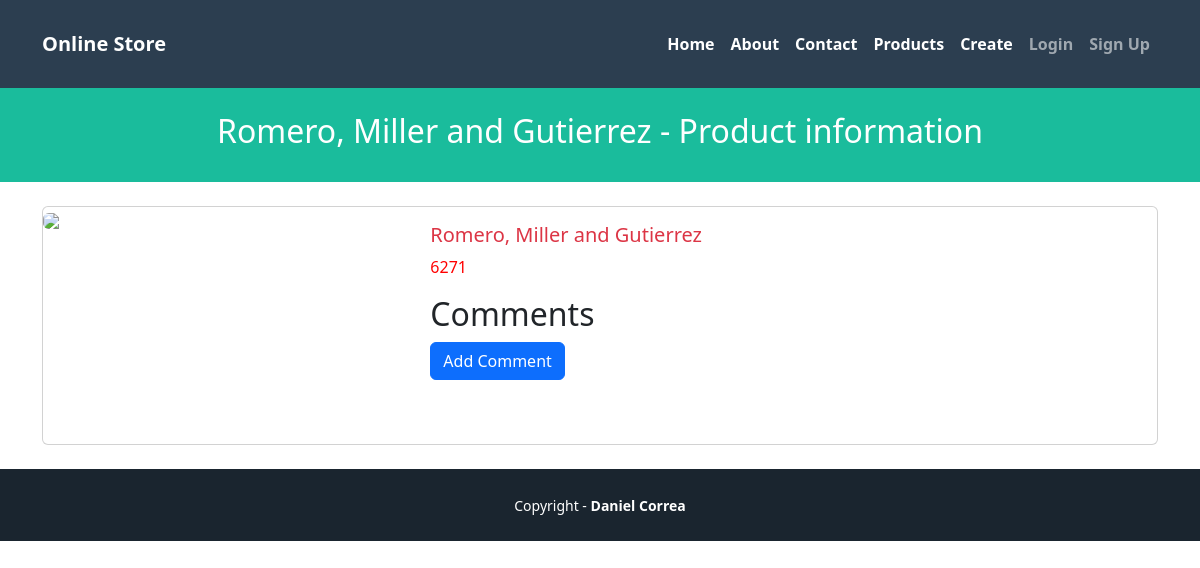
Page /products/3 on the earlier database version.
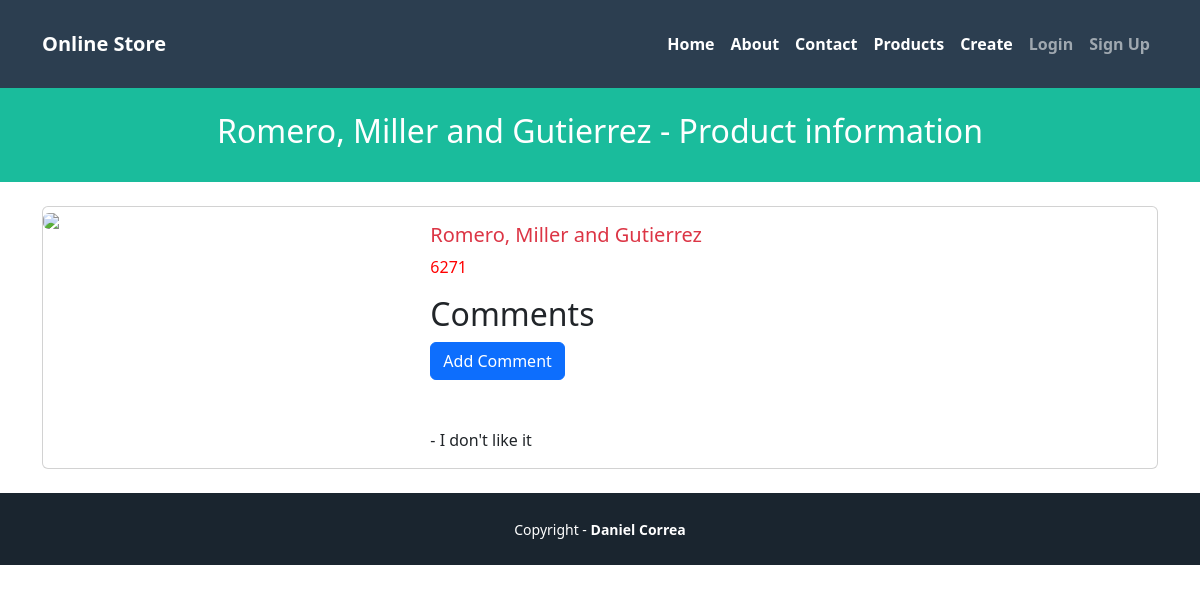
Same page on the later database version.
### pages/models.py (models this page shows)
class Comment(models.Model):
  product = models.ForeignKey(Product, on_delete=models.CASCADE)
  description = models.TextField()

### pages/views.py (the view)
# urls.py: path('products/<str:id>', ProductShowView.as_view(), name='show'),
class ProductShowView(View):
  template_name = 'products/show.html'
  def get(self, request, id):
    try:
        product_id = int(id)
        if product_id < 1:
            raise ValueError("Product id must be 1 or greater")
        product = get_object_or_404(Product, pk=product_id)
    except (ValueError, IndexError):
        return HttpResponseRedirect(reverse('home'))
    viewData = {}
    product = get_object_or_404(Product, pk=product_id)
    viewData["title"] = product.name + " - Online Store"
    viewData["subtitle"] =  product.name + " - Product information"
    viewData["product"] = product
    return render(request, self.template_name, viewData)

### pages/templates/products/show.html (shortened to what this page needs)
{% extends 'pages/base.html' %}
{% block header_title %} {{subtitle}} {% endblock %}
{% block content %}
<div class="card mb-3">
  <div class="row g-0">
    <div class="col-md-4">
      <img src="https://static.djangoproject.com/img/logos/django-logo-positive.svg" class="img-fluid rounded-start">
    </div>
    <div class="col-md-8">
      <div class="card-body">
        <h5 class="card-title{% if product.price > 100 %} text-danger{% endif %}">
           {{product.name}}
        </h5>
        {% if product.price > 2000 %}
            <p class="card-text" style="color: red;">{{product.price}}</p>
        {% else %}
            <p class="card-text">{{product.price}}</p>
        {% endif %}
        <h2>Comments</h2>
        <form action="{% url 'add_comment' product.id %}" method="POST">
          <button type="submit" class="btn btn-primary mb-5">Add Comment</button>
        </form>
        {% for comment in product.comment_set.all %}
        - {{ comment.description }}<br />
        {% endfor %}
      </div>
    </div>
  </div>
</div>
{% endblock %}

Differences in the rows shown:
added Comment: description "I don't like it"
